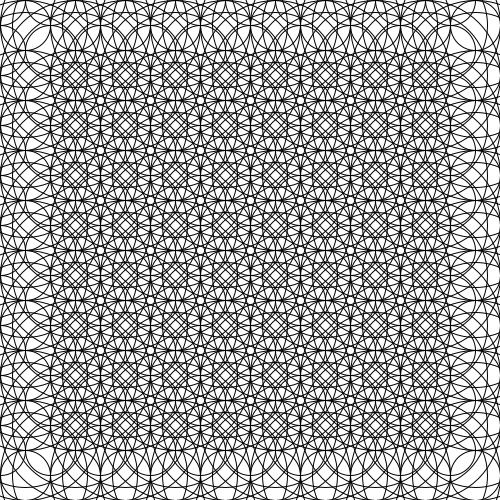
Frame 1 (no input)
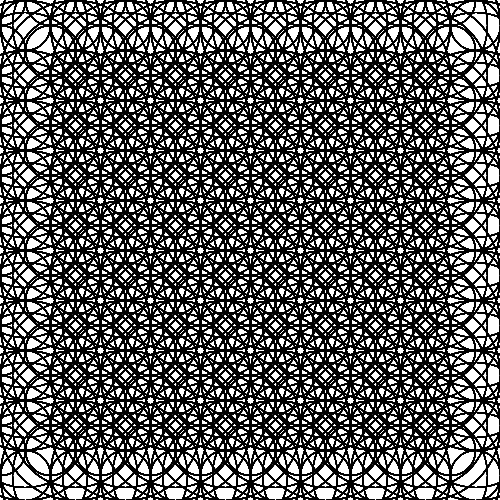
Frame 60 (the mouse pressed at the canvas centre just before this capture)
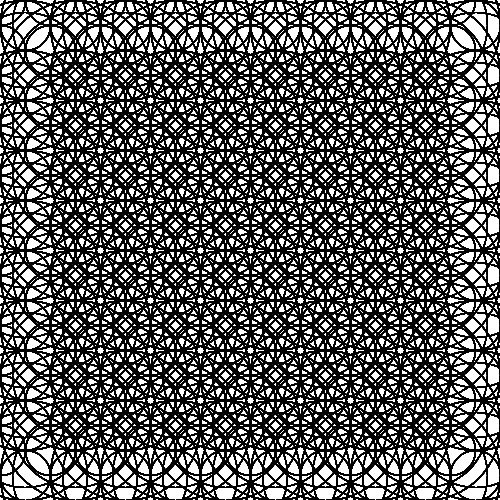
Frame 120 (the mouse held since frame 60 and released just before this capture)

The Processing sketch that drew these frames (run headless with seeded random() and noise(); from frame 60 on, the mouse is pressed at the canvas centre):

// Processing sketch: processing_80596
// ── processing_80596.pde


void setup ()
{
//la taille de mon sketch, le fond et le smooth
size(500,500);
background (255);
noFill();
smooth();

}



//je crée une fonction draw
void draw ()
{

//je crée une boucle for
for (int posX=25; posX<width; posX =posX+50)
{ 
for (int posY=25; posY <height; posY= posY+50)
{ ellipse(posX,posY,50,50); 
  ellipse(posX-25,posY-25,50,50); 
  ellipse(posX,posY,125,125);
  ellipse(posX,posY,150,150);
 }
}



}
